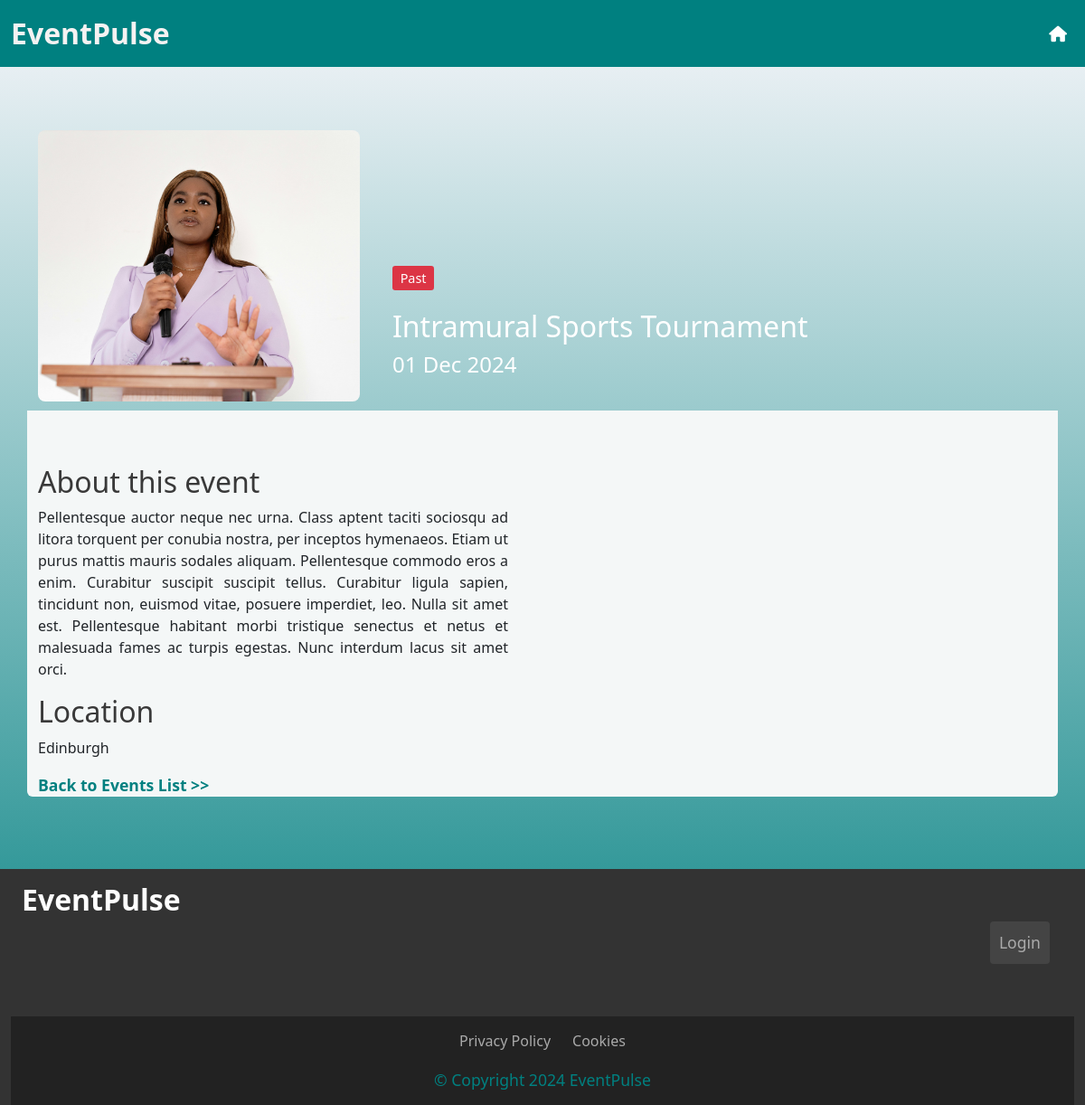
/admin/events/9, run on the app's committed database.
### app.py (models this page shows)
class Event(db.Model):
    eventId = db.Column(db.Integer, primary_key=True)
    eventName = db.Column(db.String(100), nullable=False)
    description = db.Column(db.Text)
    date = db.Column(db.Date, nullable=False)
    location = db.Column(db.String(100), nullable=False)
    tag = db.Column(db.Enum(EventStatus), nullable=False)
    image_url = db.Column(db.String(255), nullable=True)
    votes = db.Column(db.Integer, default=0)

### app.py (the view)
@app.route('/admin/events/<int:event_id>', methods=['GET', 'POST'])
def admin_event_detail(event_id):
    Events = select(Event).filter(Event.eventId == event_id)
    event = db.session.execute(Events).scalar_one_or_none()
    if event is None:
        return redirect(url_for('admin_index'))  # or handle 404
    if request.method == 'POST':
        event.votes += 1
        if event.votes >= 10 and event.tag != EventStatus.Confirmed:
            event.tag = EventStatus.Confirmed  # Update the tag to 'Confirmed'
        db.session.commit()
        return redirect(url_for('vote_confirmation', event_id=event_id))
    return render_template('event.html', event=event)

### app.py (called while the page is built)
@app.before_request
def update_event_tags():
    db.create_all()
    today = date.today()
    events_to_update = Event.query.filter(
        Event.date < today,
        Event.tag.in_([EventStatus.Proposed, EventStatus.Confirmed])
    ).all()
    for event in events_to_update:
        event.tag = EventStatus.Past  # Change the tag to 'Past'
    db.session.commit()

### templates/event.html (shortened to what this page needs)
{% extends 'base.html' %}
{% block content %}
<div class="container topbox rounded-top">
    <div class="row">
        <div class="col-12 col-md-4 col-lg-4">
            {% if event.image_url %}
            <img src="{{ url_for('static', filename=event.image_url) }}" alt="Event Image" id="eventImageLarge">
            {% endif %}
        </div>
        <div class="col-12 col-md-8 col-lg-8 d-flex flex-column" id="textContainer">
            <div class="container title-box">
                <p class="card-text">
                    <span class="tag-pill
                        {% if event.tag.value == 'Confirmed' %}tag-pill-tag1
                        {% elif event.tag.value == 'Proposed' %}tag-pill-tag2
                        {% else %}tag-pill-tag3
                        {% endif %}">
                        {{ event.tag.value }}
                    </span>
                </p>
                <p class="card-text" id="eventName">{{ event.eventName }}</p>
                <p class="card-text" id="eventDate">{{ event.date.strftime('%d %b %Y')}}</p>
            </div>
        </div>
    </div>
</div>
<div class="container bottombox rounded-bottom">
    <div class="row">
        <div class="col-12 col-md-6 col-lg-8" id="infobox">
            <h2 id="eventInfo">About this event</h2>
            <p id="description">{{ event.description }}</p>
            <h2 id="eventInfo">Location</h2>
            <p>{{ event.location }}</p>
        </div>
    </div>
    <a href="{{ url_for('index') }}"><strong>Back to Events List >></strong></a>
</div><br><br>
{% endblock %}

### static/css/style.css (style rules this page uses)
body { background: rgb(246, 246, 250); background: linear-gradient(180deg, rgba(246, 246, 250, 1) 0%, rgba(0, 128, 128, 1) 100%); color: #f9f9f9; margin: 0; padding: 0; font-family: 'Open Sans', sans-serif; width: 100%; height: 100%; }
.tag-pill { display: inline-block; padding: 0.2em 0.6em; font-size: 0.9em; color: #fff; background-color: #6c757d; border-radius: 0.2rem; }
.topbox { margin-top: 5%; background-color: none; color: #fff; }
.bottombox { background-color: #f4f7f7; padding-top: 5%; }
#eventImageLarge { width: 100%; height: 300px; border-radius: 8px; margin-top: 10px; margin-bottom: 10px; margin-left: 0px; object-fit: cover; object-position: center; }
.title-box { margin-top: 10rem; }
.title-box p+p { margin-top: 0 !important; margin-bottom: 0 !important; }
.d-flex.flex-column { display: flex; flex-direction: column; height: 100%; }
h2 { color: #008080 !important; font-size: 24px; }
#eventInfo { color: rgb(57, 57, 57) !important; }
.tag-pill { padding: 0.2rem 0.5rem; background-color: #d63384; color: white; border-radius: 50px; display: inline-block; }
#eventName { font-size: 32px !important; }
#eventDate { font-size: 24px; }
a { text-decoration: none !important; color: #008080 !important; font-size: 1.1rem !important; }
#description { text-align: justify; }
#infobox { padding-right: 20%; }
.tag-pill { display: inline-block; padding: 0.2em 0.6em; font-size: 0.9em; color: #fff; border-radius: 0.2rem; }
.tag-pill-tag3 { background-color: #dc3545; }

### data on the page
Event: image_url (picture), tag.value "Past", eventName "Intramural Sports Tournament", date "01 Dec 2024", description "Pellentesque auctor neque nec urna. Class aptent taciti sociosqu ad litora torquent per conubia nostra, per inceptos hymenaeos. Etiam ut purus mattis mauris sodales aliquam. Pellentesque commodo eros a enim. Curabitur suscipit suscipit tellus. Curabitur ligula sapien, tincidunt non, euismod vitae, posuere imperdiet, leo. Nulla sit amet est. Pellentesque habitant morbi tristique senectus et netus et malesuada fames ac turpis egestas. Nunc interdum lacus sit amet orci.", location "Edinburgh"
